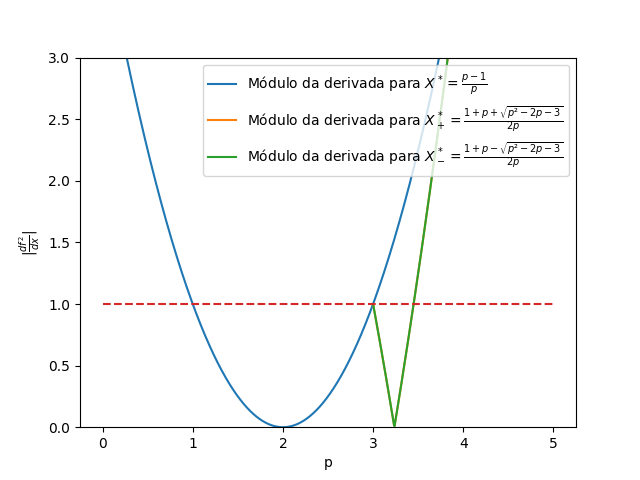

Write the Python code that produced this figure.
import numpy as np
import matplotlib.pyplot as plt

## Fórmula da derivada de f(f(x))
def df2dt(x,p):
	return p**2*(1-2*x)*(1+2*p*(x-1)*x)

p = np.linspace(0,5, 1000)

## Pontos fixos
x2 = (p-1)/p
x3 = (1+p + np.sqrt(p**2-2*p-3))/(2*p)
x4 = (1+p - np.sqrt(p**2-2*p-3))/(2*p)

plt.plot(p, abs(df2dt(x2,p)), label =  r'Módulo da derivada para $X^* = \frac{p-1}{p}$')
plt.plot(p, abs(df2dt(x3,p)), label =  r'Módulo da derivada para $X_+^* = \frac{1 + p + \sqrt{p²-2p-3}}{2p}$')
plt.plot(p, abs(df2dt(x4,p)), label =  r'Módulo da derivada para $X_-^* = \frac{1 + p - \sqrt{p²-2p-3}}{2p}$')
plt.plot(p,[1 for _ in p], '--')
plt.xlabel('p')
plt.ylabel(r'$\left|\frac{df^2}{dx}\right|$')
plt.legend()
plt.ylim(0,3)
plt.show()
